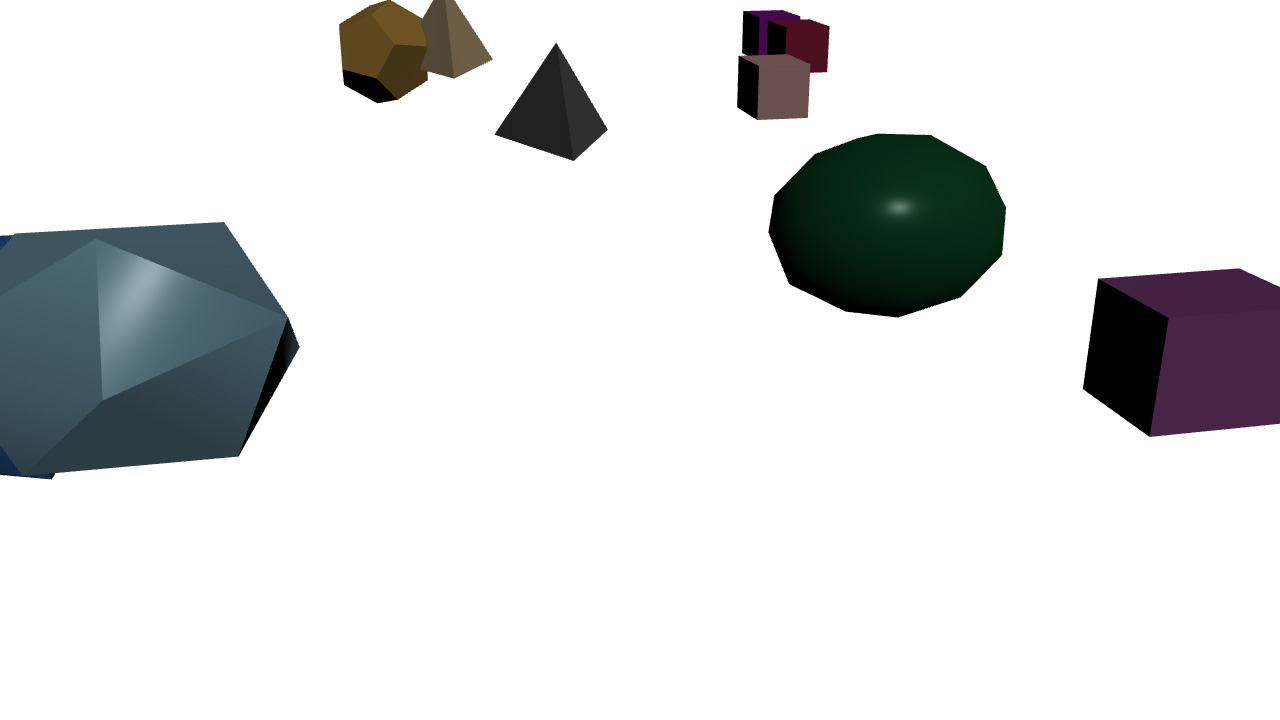
#> input picture prepwork/opencv_houdini/a.jpg, 1280 x 720 px, given in place of footage_convex_hull_%04d.jpg, which was not available
$ python contours.py
#> lines starting #> are read from the running program, lines starting #| are printed output that depends on the picture; after the words box and inside, x2 and y2 are one past the last pixel; in counts of white or black regions, pixels touching at a corner belong together; pictures that were not available may be replaced by others from this repository, and a replacement may not be noted
#> further down, frame is the input picture: shape (720, 1280, 3); mean B, G, R 222.9, 222.3, 221
import cv2
import numpy as np
from matplotlib import pyplot as plt
# Our sketch generating function


def sketch(image):
    # Convert image to grayscale
    img_gray = cv2.cvtColor(image, cv2.COLOR_BGR2GRAY)
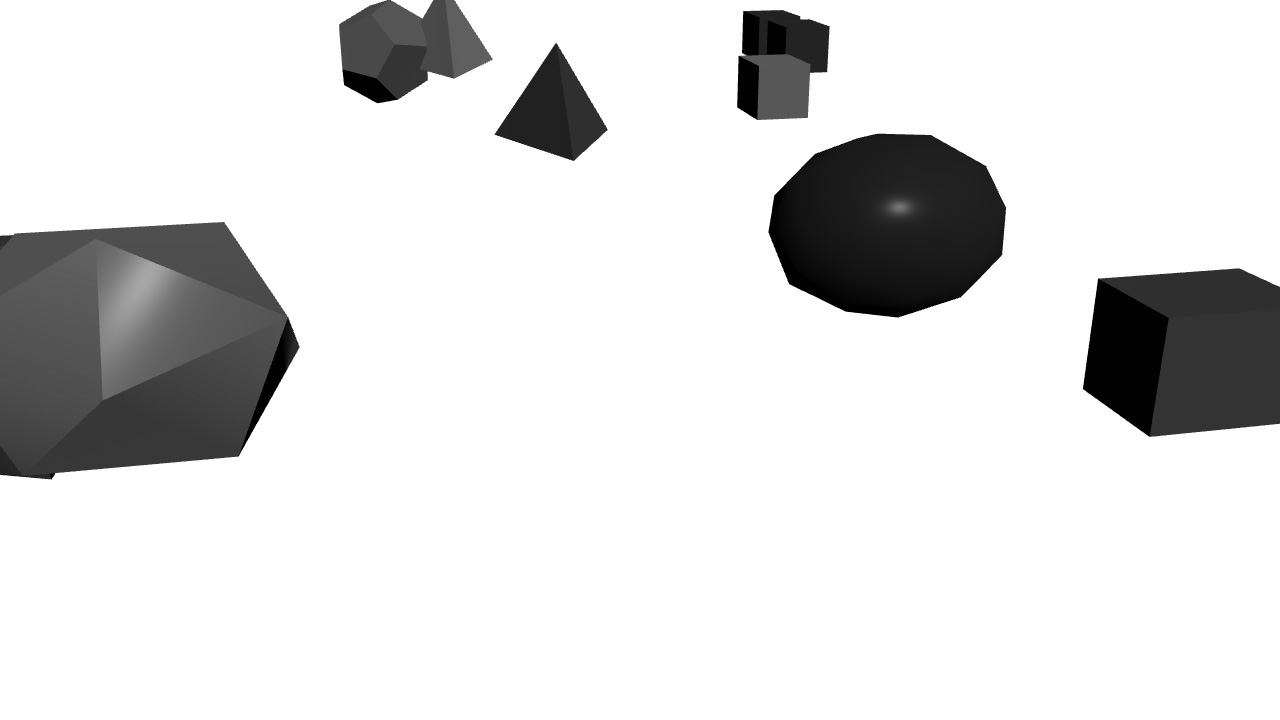
#> img_gray: shape (720, 1280); min 0, max 255, mean 222

    # Clean up image using Guassian Blur
    img_gray_blur = cv2.GaussianBlur(img_gray, (5,5), 0)

    # Extract edges
    canny_edges = cv2.Canny(img_gray_blur, 10, 70)
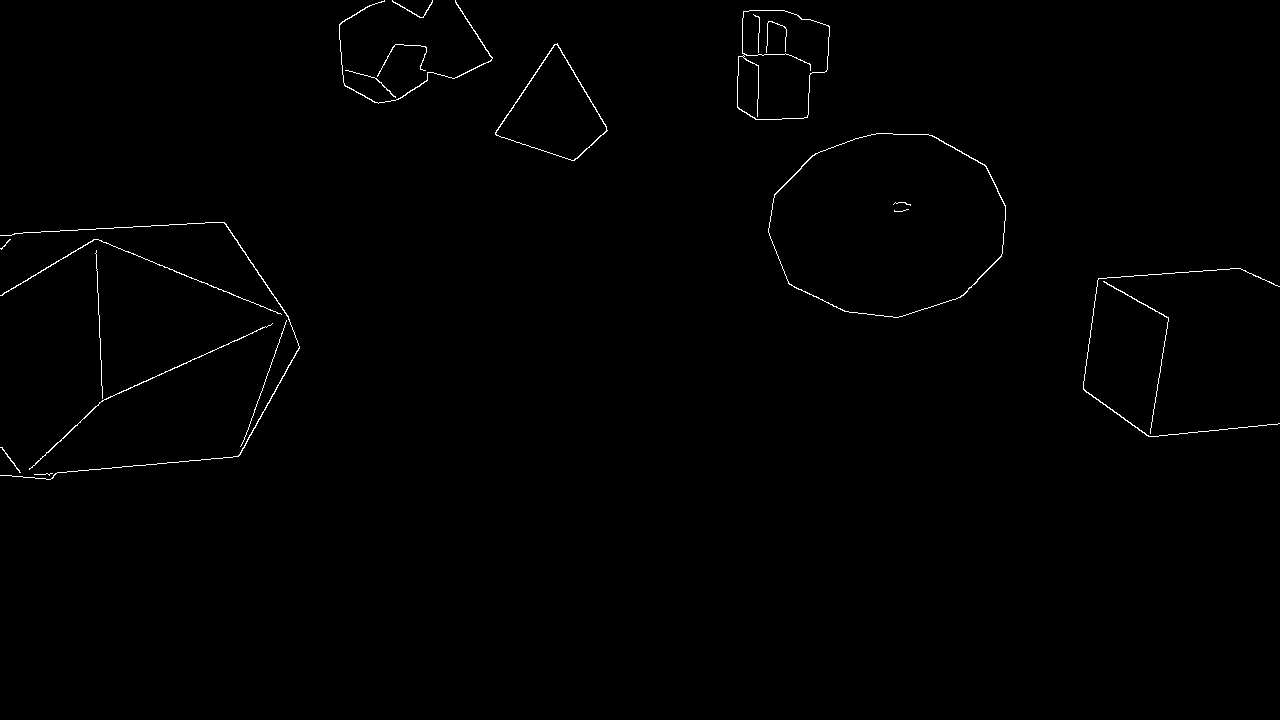
#> canny_edges: shape (720, 1280); 0.56% white in thin lines or dots, all inside (x1, y1, x2, y2) = (0, 0, 1280, 480)

    # Reverse white and black pixels
    # Do an invert binarize the image
    #ret, thresh = cv2.threshold(canny_edges, 127, 255, cv2.THRESH_BINARY_INV)
    #ret, thresh = cv2.threshold(canny_edges, 70, 255, cv2.THRESH_BINARY_INV)
    ret, thresh = cv2.threshold(canny_edges, 176, 255, 0)
    return canny_edges, ret, thresh
# Initialize webcam, cap is the object provided by VideoCapture
# It contains a boolean indicating if it was sucessful (ret)
# It also contains the images collected from the webcam (frame)
path= "C:/Users/joris/OneDrive/Documenten/creatievemakers/summerschool/prepwork/opencv_houdini/OUT/footage_convex_hull_"
cap = cv2.VideoCapture(path+"%04d.jpg", cv2.CAP_IMAGES)

while True:
    ret, frame = cap.read()

    canny_edges, ret, thresh = sketch(frame)
#> ret = 176

    # Find contours
    contours, hierarchy = cv2.findContours(thresh.copy(), cv2.RETR_LIST, cv2.CHAIN_APPROX_NONE)
#> contours = 25 contours, 12 with area under 20; largest, box (x1, y1, x2, y2) and area: (768, 133, 1006, 318) 33850, (768, 133, 1006, 318) 33702, (737, 10, 830, 120) 8228, (737, 10, 830, 120) 8192, (495, 43, 608, 161) 6812

    # Sort Contors by area and then remove the largest frame contour
    n = len(contours) - 1
#> n = 24
    contours = sorted(contours, key=cv2.contourArea, reverse=False)[:n]
#> contours = 24 contours, 12 with area under 20; largest, box (x1, y1, x2, y2) and area: (768, 133, 1006, 318) 33702, (737, 10, 830, 120) 8228, (737, 10, 830, 120) 8192, (495, 43, 608, 161) 6812, (495, 44, 607, 161) 6678

    # Iterate through contours and draw the convex hull
    for c in contours:
        hull = cv2.convexHull(c)
        cv2.drawContours(frame, [hull], 0, (255, 0, 0), -1)
        cv2.drawContours(frame, [hull], 0, (255, 255, 0), 1)
        cv2.imshow('Our Live Sketcher', frame)
#> this loop made 24 passes
#> hull on passes 2, 4: [[52, 473], [49, 475], [34, 474], [46, 473]], [[742, 56], [743, 55], [744, 56], [743, 57]]
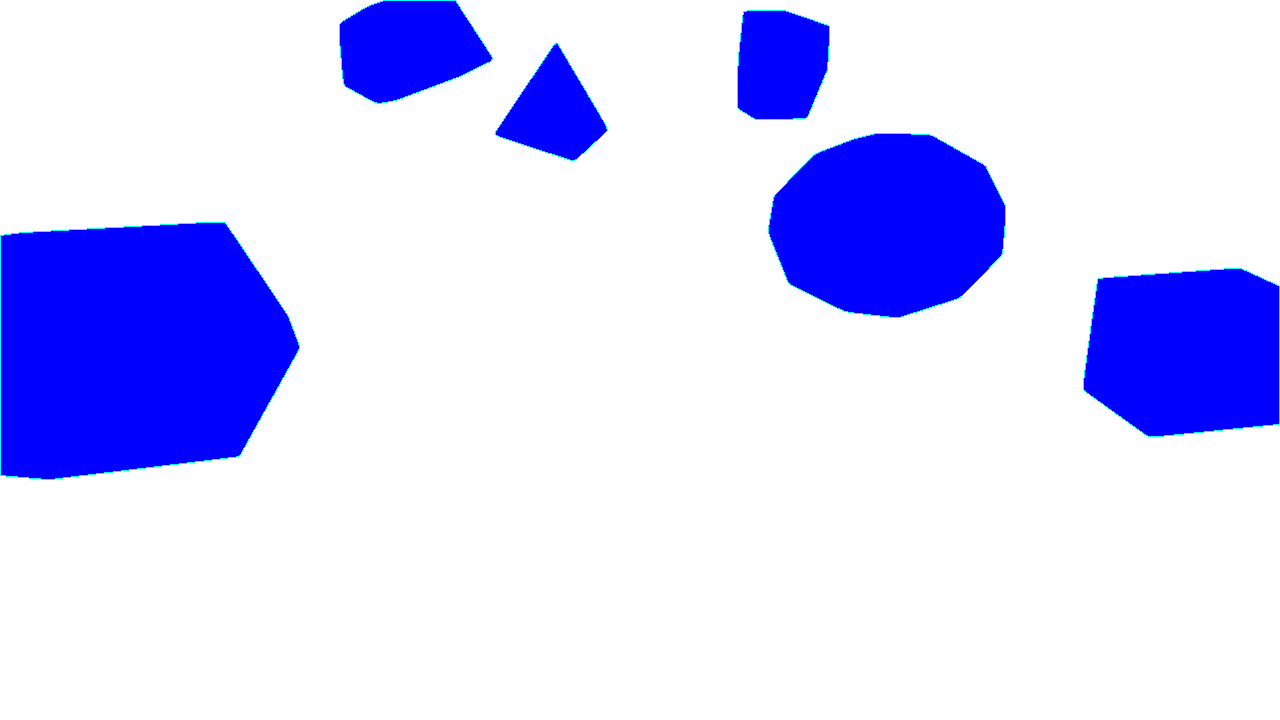
#> frame: shape (720, 1280, 3); 16.97% of pixels changed, all inside (x1, y1, x2, y2) = (0, 0, 1280, 480)

    #cv2.imshow('Our Live Sketcher', sketch(frame))
    if cv2.waitKey(1) == 13: #13 is the Enter Key
#> (key Esc is pressed here)
        break

# Release camera and close windows
cap.release()
cv2.destroyAllWindows()
# Release camera and close windows
cap.release()
cv2.destroyAllWindows()
